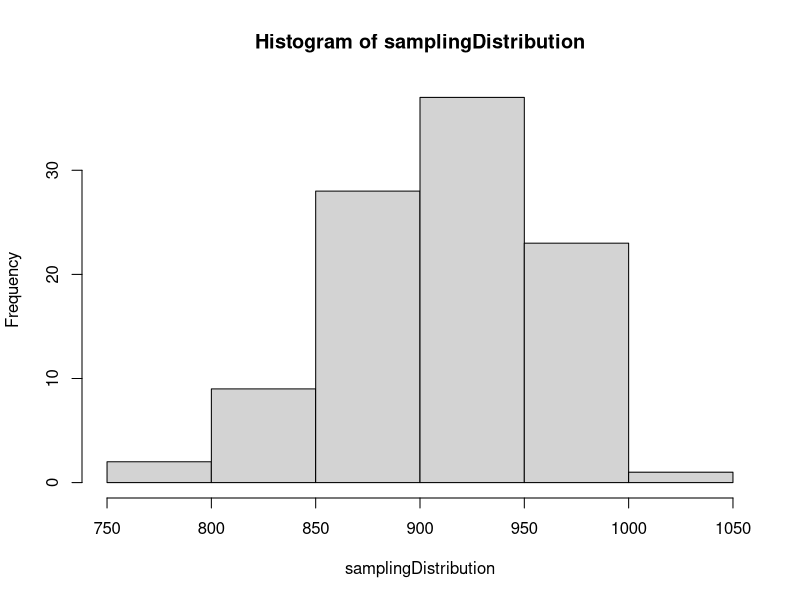

This figure's R source:

myNile <- Nile

# 1. Sample 10 observations from your copy of the Nile dataset, like this:
 nileSample <- sample(myNile, size=10)
 #, saving the results into a new variable. In a comment, record the 10 numbers you obtained.
 # [1] 1160  701  649 1020 1170  768  916  846  975 1210
# 2. Take the mean of your sample from step 1 and record the result in a comment.
mean(nileSample)
# [1] 941.5
# 3. Calculate the mean of the complete myNile data set and compare this to the
# results from item 2. In a block comment, explain what you have observed.
mean(myNile)
#[1] 919.35
#sample result seems like very similar with the original data set.
# 4. Run the replicate( ) command to repeatedly run the expression from item 2. The
# replicate( ) command takes two arguments, the number of repeats and the
# expression to repeat. Run 100 replications. Get help on the replicate( ) command
# if you need it.
replicate(100, mean(sample(myNile, size=10)))
# 5. Assign the results of running the replicate( ) command from item 4 to a new
# variable called samplingDistribution.
samplingDistribution <- replicate(100, mean(sample(myNile, size=10)))

# 6. Create a histogram of samplingDistribution.
hist(samplingDistribution)
# 7. In a block comment, explain what your sampling distribution shows.
#this histogram is skew to the right. the central is in between 900 and 950, which is the mean of the dataset. the replication of the sample is work, and it able to get similar result like the original result. 